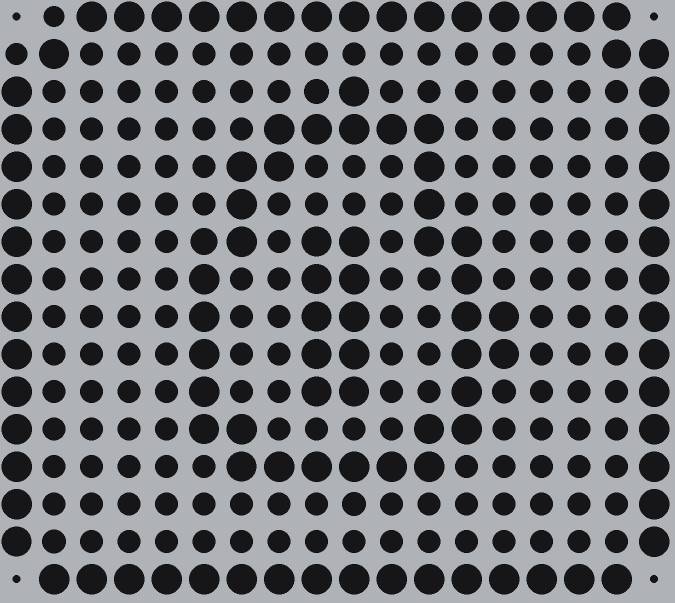
#> input picture candado_grilla_preview.png, 1350 x 1206 px (shown at 1/2 size); its folder holds only this picture in this run
$ python generador_circulos.py candado_grilla_preview.png
#> lines starting #> are read from the running program, lines starting #| are printed output that depends on the picture
#!/usr/bin/env python3
"""
Generador de diseño paramétrico de perforaciones circulares
a partir de una imagen JPG.

- Zonas oscuras → círculos más grandes (hasta 30 mm)
- Zonas claras  → círculos más chicos (desde 10 mm)
- Disposición aleatoria con separación mínima de 7 mm (borde a borde)
- Exporta DXF + preview PNG
"""

import argparse
import math
import random
from pathlib import Path

import cv2
import ezdxf
import numpy as np
from PIL import Image, ImageDraw


# ===================== PARÁMETROS =====================
DIAM_MIN = 10.0          # mm
DIAM_MAX = 30.0          # mm
SEP_MIN = 7.0            # mm borde a borde
SHEET_W = 2000.0         # mm
SHEET_H = 1000.0         # mm
FLANGE = 30.0            # mm aletas perimetrales
USABLE_W = SHEET_W - 2 * FLANGE   # 1940 mm
USABLE_H = SHEET_H - 2 * FLANGE   # 940 mm

# Control de densidad (cuántos intentos fallidos seguidos antes de parar)
MAX_FAILED_ATTEMPTS = 8000
MAX_CIRCLES = 2500       # límite de seguridad


def brightness_to_diameter(brightness: float) -> float:
    """
    brightness: 0.0 (negro) → 1.0 (blanco)
    Retorna diámetro en mm.
    Oscuro = grande, claro = chico.
    """
    # Invertimos: 0 (oscuro) → DIAM_MAX, 1 (claro) → DIAM_MIN
    t = 1.0 - brightness
    return DIAM_MIN + t * (DIAM_MAX - DIAM_MIN)


def load_and_prepare_image(path: str, target_w: float, target_h: float):
    """Carga la imagen, la convierte a escala de grises y la redimensiona
    manteniendo aspect ratio para que quepa en target_w x target_h (mm).
    Retorna la imagen en escala de grises (numpy) y el tamaño real usado (mm).
    """
    img = cv2.imread(path, cv2.IMREAD_GRAYSCALE)
    if img is None:
        raise ValueError(f"No se pudo cargar la imagen: {path}")

    h, w = img.shape
    aspect = w / h

    # Ajustar al área objetivo manteniendo proporción
    if target_w / target_h > aspect:
        # Limitado por altura
        design_h = target_h
        design_w = design_h * aspect
    else:
        design_w = target_w
        design_h = design_w / aspect

    # Redimensionar imagen a una resolución razonable para muestreo
    # (aprox 2-3 px por mm es suficiente)
    px_per_mm = 2.5
    img_w = int(design_w * px_per_mm)
    img_h = int(design_h * px_per_mm)
    img_resized = cv2.resize(img, (img_w, img_h), interpolation=cv2.INTER_AREA)

    return img_resized, design_w, design_h, px_per_mm


def get_local_brightness(img: np.ndarray, x_mm: float, y_mm: float,
                         px_per_mm: float, design_w: float, design_h: float) -> float:
    """Devuelve brillo normalizado 0-1 en la posición (x_mm, y_mm) del diseño."""
    # Convertir mm → píxeles
    px = int(x_mm * px_per_mm)
    py = int(y_mm * px_per_mm)

    h, w = img.shape
    if px < 0 or px >= w or py < 0 or py >= h:
        return 0.5  # valor neutro fuera de la imagen

    # Promedio en una pequeña ventana para suavizar
    r = 3
    x1 = max(0, px - r)
    x2 = min(w, px + r + 1)
    y1 = max(0, py - r)
    y2 = min(h, py + r + 1)
    patch = img[y1:y2, x1:x2]
    return float(np.mean(patch)) / 255.0


def circles_overlap(c1, c2, sep_min: float) -> bool:
    """c = (x, y, radius)"""
    x1, y1, r1 = c1
    x2, y2, r2 = c2
    dist = math.hypot(x1 - x2, y1 - y2)
    return dist < (r1 + r2 + sep_min)


def generate_circles(img: np.ndarray, design_w: float, design_h: float,
                     px_per_mm: float, seed: int | None = None):
    """Genera lista de círculos (x, y, diameter) en mm dentro del área de diseño."""
    if seed is not None:
        random.seed(seed)
        np.random.seed(seed)

    circles = []  # lista de (x, y, radius)
    failed = 0

    while failed < MAX_FAILED_ATTEMPTS and len(circles) < MAX_CIRCLES:
        # Posición aleatoria dentro del área de diseño
        x = random.uniform(0, design_w)
        y = random.uniform(0, design_h)

        brightness = get_local_brightness(img, x, y, px_per_mm, design_w, design_h)
        diam = brightness_to_diameter(brightness)
        radius = diam / 2.0

        # Verificar que el círculo completo quede dentro del área
        if (x - radius < 0 or x + radius > design_w or
                y - radius < 0 or y + radius > design_h):
            failed += 1
            continue

        candidate = (x, y, radius)

        # Verificar colisiones
        collision = False
        for existing in circles:
            if circles_overlap(candidate, existing, SEP_MIN):
                collision = True
                break

        if collision:
            failed += 1
            continue

        # Aceptado
        circles.append(candidate)
        failed = 0  # reset contador de fallos

    # Convertir a (x, y, diameter)
    result = [(x, y, r * 2) for x, y, r in circles]
    return result


def export_dxf(circles, design_w: float, design_h: float, output_path: str,
               offset_x: float = FLANGE, offset_y: float = FLANGE):
    """
    Exporta los círculos a DXF.
    Se colocan con offset para dejar las aletas perimetrales.
    También dibuja el contorno de la chapa y el área útil.
    """
    doc = ezdxf.new("R2010")  # compatible con la mayoría de máquinas
    msp = doc.modelspace()

    # Capa para perforaciones
    doc.layers.add("PERFORACIONES", color=1)  # rojo
    doc.layers.add("CONTORNO", color=3)       # verde
    doc.layers.add("AREA_UTIL", color=4)      # cian

    # Contorno de la chapa completa
    msp.add_lwpolyline(
        [(0, 0), (SHEET_W, 0), (SHEET_W, SHEET_H), (0, SHEET_H), (0, 0)],
        dxfattribs={"layer": "CONTORNO", "closed": True}
    )

    # Área útil (después de aletas)
    msp.add_lwpolyline(
        [(FLANGE, FLANGE),
         (FLANGE + USABLE_W, FLANGE),
         (FLANGE + USABLE_W, FLANGE + USABLE_H),
         (FLANGE, FLANGE + USABLE_H),
         (FLANGE, FLANGE)],
        dxfattribs={"layer": "AREA_UTIL", "closed": True}
    )

    # Círculos (perforaciones)
    for x, y, diam in circles:
        cx = offset_x + x
        cy = offset_y + y
        msp.add_circle(
            (cx, cy),
            radius=diam / 2.0,
            dxfattribs={"layer": "PERFORACIONES"}
        )

    doc.saveas(output_path)
    print(f"DXF guardado: {output_path}")


def export_preview(circles, design_w: float, design_h: float,
                   img: np.ndarray, px_per_mm: float, output_path: str,
                   scale: float = 2.0):
    """
    Genera un preview PNG de alta calidad.
    Fondo gris metalizado + círculos negros (perforaciones).
    """
    # Resolución del preview
    prev_w = int(design_w * scale)
    prev_h = int(design_h * scale)

    # Crear imagen de fondo (tono metal)
    preview = Image.new("RGB", (prev_w, prev_h), color=(180, 180, 185))
    draw = ImageDraw.Draw(preview)

    # Dibujar los círculos (perforaciones = negro)
    for x, y, diam in circles:
        r = (diam / 2.0) * scale
        cx = x * scale
        cy = y * scale
        bbox = [cx - r, cy - r, cx + r, cy + r]
        draw.ellipse(bbox, fill=(30, 30, 30), outline=(20, 20, 20))

    preview.save(output_path, quality=95)
    print(f"Preview guardado: {output_path}")
    return preview


def main():
    parser = argparse.ArgumentParser(description="Generador de perforaciones paramétricas")
    parser.add_argument("imagen", help="Ruta de la imagen JPG/PNG")
    parser.add_argument("--ancho", type=float, default=600.0,
                        help="Ancho máximo del diseño en mm (default 600)")
    parser.add_argument("--alto", type=float, default=400.0,
                        help="Alto máximo del diseño en mm (default 400)")
    parser.add_argument("--seed", type=int, default=None, help="Semilla aleatoria")
    parser.add_argument("--salida", default="salida", help="Prefijo de archivos de salida")
    args = parser.parse_args()

    print("=== Generador de perforaciones paramétricas ===")
    print(f"Imagen: {args.imagen}")
    print(f"Área objetivo: {args.ancho} x {args.alto} mm")
    print(f"Diámetros: {DIAM_MIN}-{DIAM_MAX} mm | Separación mín: {SEP_MIN} mm")
    print()

    # 1. Cargar y preparar imagen
    img, design_w, design_h, px_per_mm = load_and_prepare_image(
        args.imagen, args.ancho, args.alto
    )
#> in load_and_prepare_image, `img_resized = cv2.resize(img, (img_w, img_h), interpolation=cv2.INTER_..`:
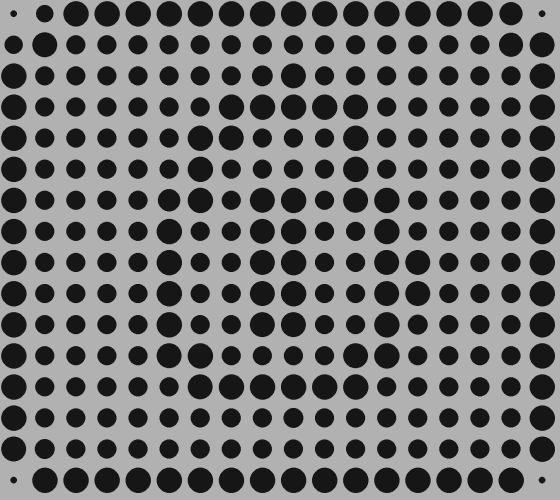
#> img_resized: shape (1000, 1119) (shown at 1/2 size); min 13, max 177, mean 119.7
#> design_w = 447.8; design_h = 400; px_per_mm = 2.5
    print(f"Diseño real: {design_w:.1f} x {design_h:.1f} mm")
#| Diseño real: 447.8 x 400.0 mm

    # 2. Generar círculos
    print("Generando círculos (esto puede tardar unos segundos)...")
    circles = generate_circles(img, design_w, design_h, px_per_mm, seed=args.seed)
#> the loop in generate_circles, `while failed < MAX_FAILED_ATTEMPTS and len(circles) < MAX_CIRCLES:` made 33710 passes
#> (x, y, px in get_local_brightness, py in get_local_brightness) on passes 1 to 3: (378.1, 303.2, 945, 757), (188.3, 103.6, 470, 258), (228.9, 162, 572, 404)
    print(f"Círculos generados: {len(circles)}")
#| Círculos generados: 178

    if not circles:
        print("No se generaron círculos. Revisá la imagen o los parámetros.")
        return

    # Estadísticas
    diams = [d for _, _, d in circles]
    print(f"Diámetro promedio: {np.mean(diams):.1f} mm")
#| Diámetro promedio: 18.6 mm
    print(f"Diámetro mín/máx: {min(diams):.1f} / {max(diams):.1f} mm")
#| Diámetro mín/máx: 16.1 / 28.3 mm

    # 3. Exportar
    out_dir = Path(args.salida).parent
    out_dir.mkdir(parents=True, exist_ok=True)

    dxf_path = f"{args.salida}.dxf"
    preview_path = f"{args.salida}_preview.png"

    export_dxf(circles, design_w, design_h, dxf_path)
#> the loop in export_dxf, `for x, y, diam in circles:` made 178 passes
#> (x, y, diam) on passes 1 to 3: (378.1, 303.2, 17.49), (188.3, 103.6, 28.27), (228.9, 162, 28.27)
    export_preview(circles, design_w, design_h, img, px_per_mm, preview_path)
#> in export_preview, `preview = Image.new("RGB", (prev_w, prev_h), color=(180, 180, 185))`:
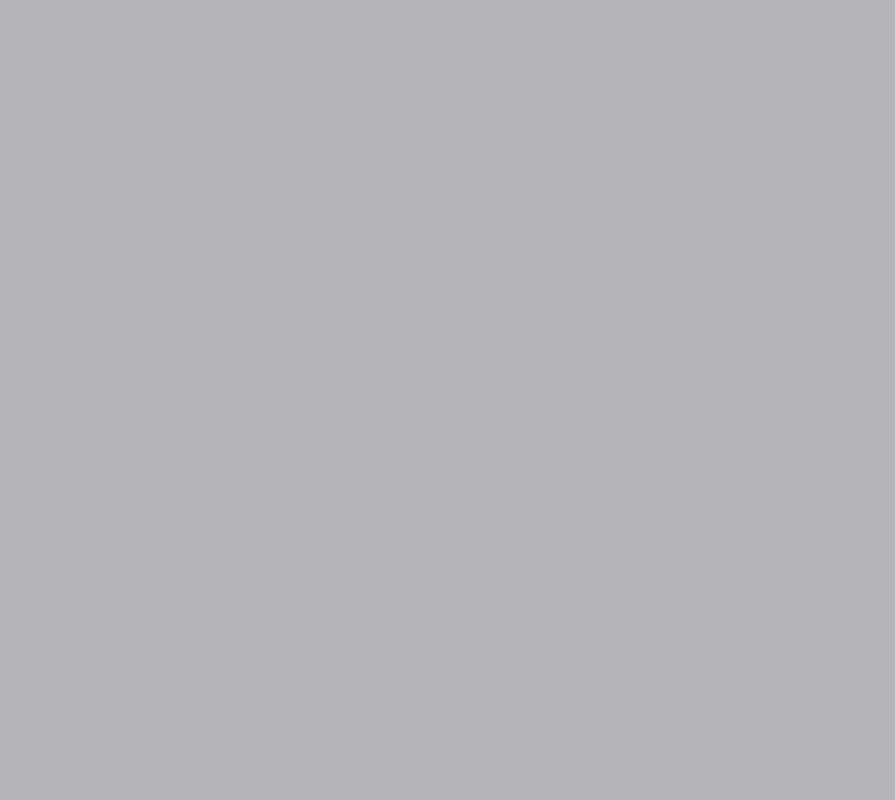
#> preview: PIL image 895x800 RGB; mean R, G, B 180, 180, 185
#> the loop in export_preview, `for x, y, diam in circles:` made 178 passes
#> in export_preview, `preview.save(output_path, quality=95)`:
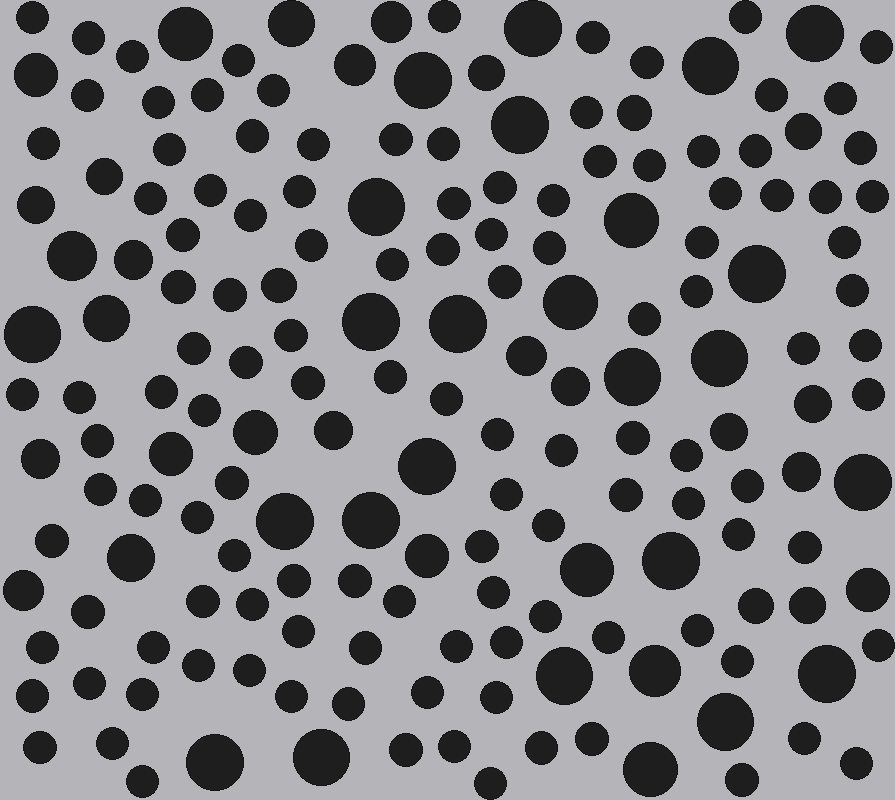
#> saved as salida_preview.png: PIL image 895x800 RGB; mean R, G, B 135.2, 135.2, 138.7

    print("\n¡Listo!")
    print(f"  - DXF:     {dxf_path}")
    print(f"  - Preview: {preview_path}")


if __name__ == "__main__":
    main()

$ run again, on carlitos_grilla_preview.png
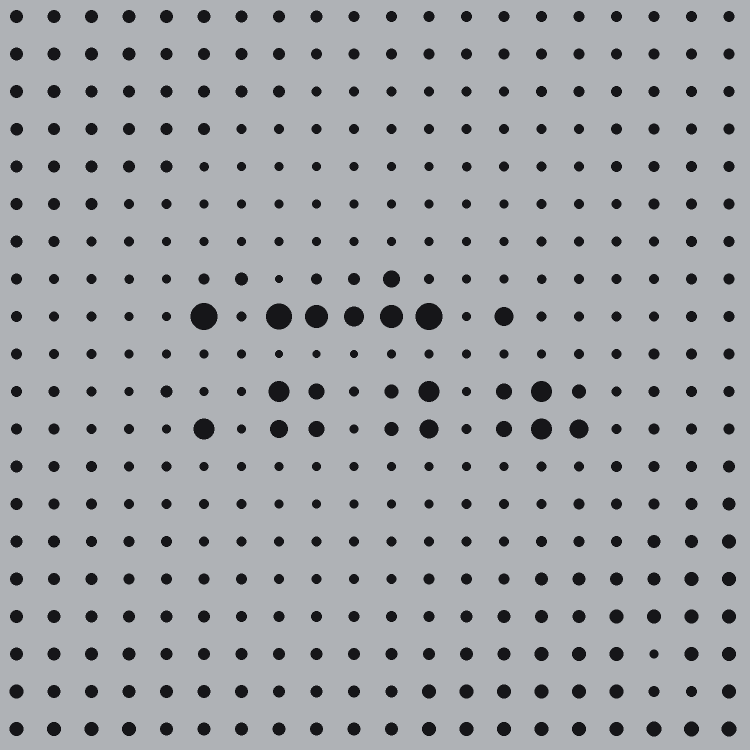
#> input picture carlitos_grilla_preview.png, 1500 x 1500 px (shown at 1/2 size)
#> in load_and_prepare_image, `img_resized = cv2.resize(img, (img_w, img_h), interpolation=cv2.INTER_..`:
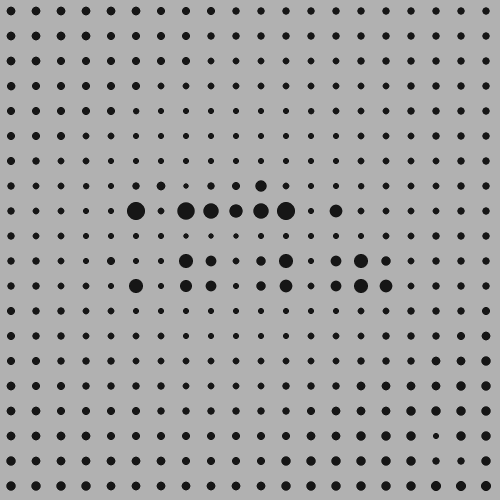
#> img_resized: shape (1000, 1000) (shown at 1/2 size); min 13, max 177, mean 164.8
#> in main, `img, design_w, design_h, px_per_mm = load_and_prepare_image( args.imag..`: design_w = 400; px_per_mm = 2.5
#| Diseño real: 400.0 x 400.0 mm
#> the loop in generate_circles, `while failed < MAX_FAILED_ATTEMPTS and len(circles) < MAX_CIRCLES:` made 27456 passes
#> (x, y, px in get_local_brightness, py in get_local_brightness) on passes 1 to 3: (337.8, 303.2, 844, 757), (168.2, 103.6, 420, 258), (204.5, 162, 511, 404)
#| Círculos generados: 187
#| Diámetro promedio: 16.6 mm
#| Diámetro mín/máx: 16.1 / 28.2 mm
#> the loop in export_dxf, `for x, y, diam in circles:` made 187 passes
#> (x, y, diam) on passes 1 to 3: (337.8, 303.2, 16.12), (168.2, 103.6, 16.12), (204.5, 162, 16.12)
#> the loop in export_preview, `for x, y, diam in circles:` made 187 passes
#> in export_preview, `preview.save(output_path, quality=95)`:
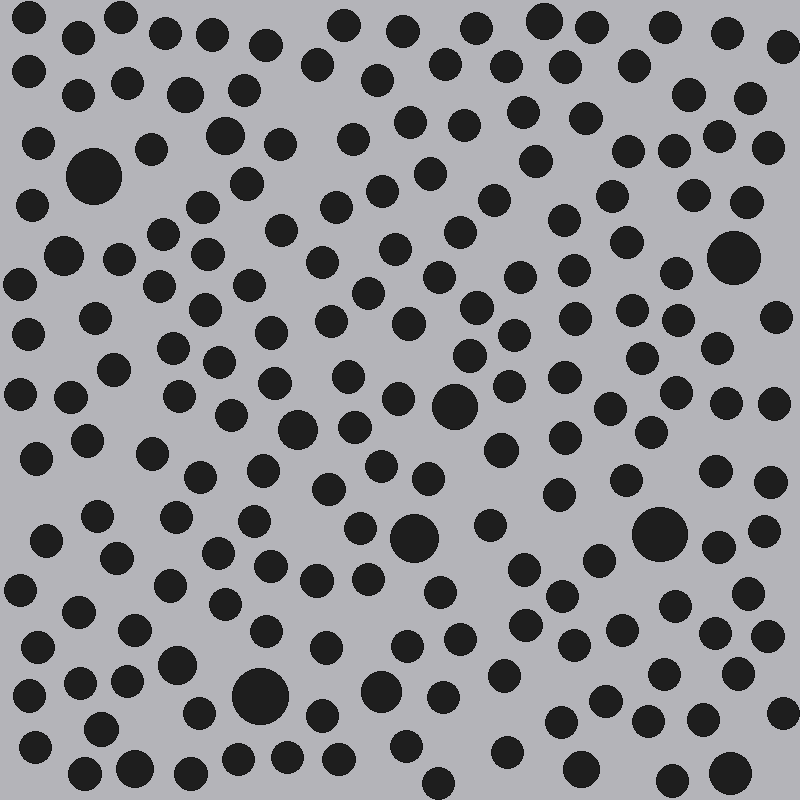
#> saved as salida_preview.png: PIL image 800x800 RGB; mean R, G, B 139.4, 139.4, 143

$ run again, on carlitos_limpio_preview.png
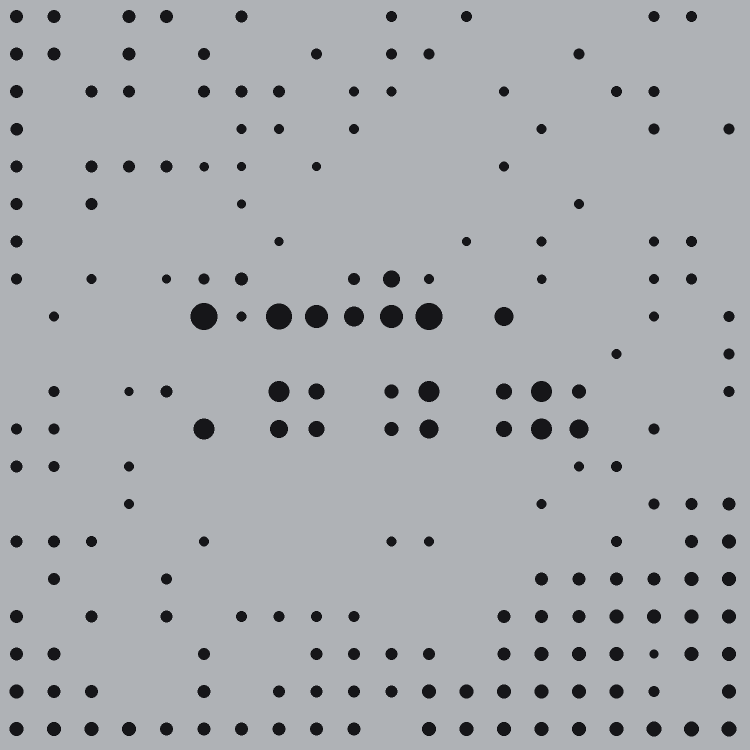
#> input picture carlitos_limpio_preview.png, 1500 x 1500 px (shown at 1/2 size)
#> in main, `img, design_w, design_h, px_per_mm = load_and_prepare_image( args.imag..`: design_w = 400; px_per_mm = 2.5
#| Diseño real: 400.0 x 400.0 mm
#> the loop in generate_circles, `while failed < MAX_FAILED_ATTEMPTS and len(circles) < MAX_CIRCLES:` made 27456 passes
#> (x, y, px in get_local_brightness, py in get_local_brightness) on passes 1 to 3: (337.8, 303.2, 844, 757), (168.2, 103.6, 420, 258), (204.5, 162, 511, 404)
#| Círculos generados: 190
#| Diámetro promedio: 16.4 mm
#| Diámetro mín/máx: 16.1 / 27.6 mm
#> the loop in export_dxf, `for x, y, diam in circles:` made 190 passes
#> (x, y, diam) on passes 1 to 3: (337.8, 303.2, 16.12), (168.2, 103.6, 16.12), (204.5, 162, 16.12)
#> the loop in export_preview, `for x, y, diam in circles:` made 190 passes
#> in export_preview, `preview.save(output_path, quality=95)`:
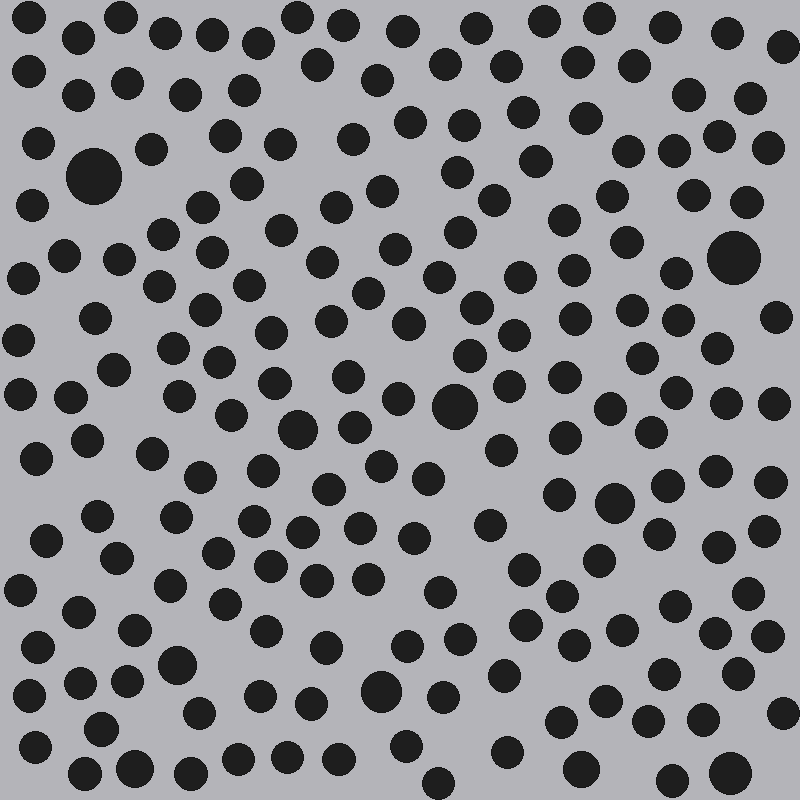
#> saved as salida_preview.png: PIL image 800x800 RGB; mean R, G, B 140, 140, 143.7
